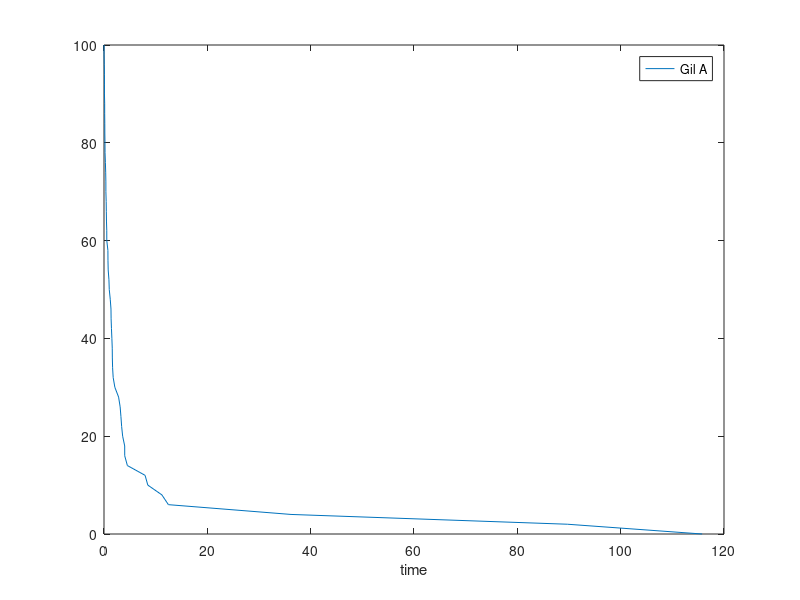

The MATLAB source for this figure: (Note: this script raises an error after producing the figure.)
%  A + A --> C
% Simulating 2nd order kinetics using the Gillespie algorithm
% for a homologous 2nd order process.

% Author: Alex Plakantonakis,   Copyright (c) 2019.           License: GNU GPLv3

clear;

% Avonum = 6.02e+23;      % Avogadro's number
% km = 0.01;      % Bimolecular molar kinetic constant [units: 1 /(M sec)];
% V = 10^-21;          % in Liters

global k;       % Bimolecular microscopic kinetic constant [units: 1/sec];

% k = km /(Avonum*V);
k = 0.01;

A(1) = 100;                                        % Initial particle number  
C(1) = 0;                                           % Initial particle number

time(1) = 0;
t = 2;

while A(t-1) > 0                                    
    a(t) = k/2 * A(t-1) * (A(t-1)-1);                  % Propensity function
    dt = -log(rand) / a(t);
    time(t) = time(t-1) + dt;
    A(t) = A(t-1) - 2;
    C(t) = C(t-1) + 1;    
    t = t + 1;
end

figure('Name','2nd Order Rx Time course','NumberTitle','off'); 
plot(time,A);                                        hold on;
% plot(time,C);
xlabel('time');             
legend('Gil A');

% Solve ODE for 2nd order kinetics - Plot Time Courses
tmax=time(t-1);
[t y_sol] = ode45(@o2_hom_dif,[0:tmax/100:tmax],[A(1) ; C(1)]);
scatter(t,y_sol(:,1),'.b');                  
% scatter(t,y_sol(:,2),'.r');

